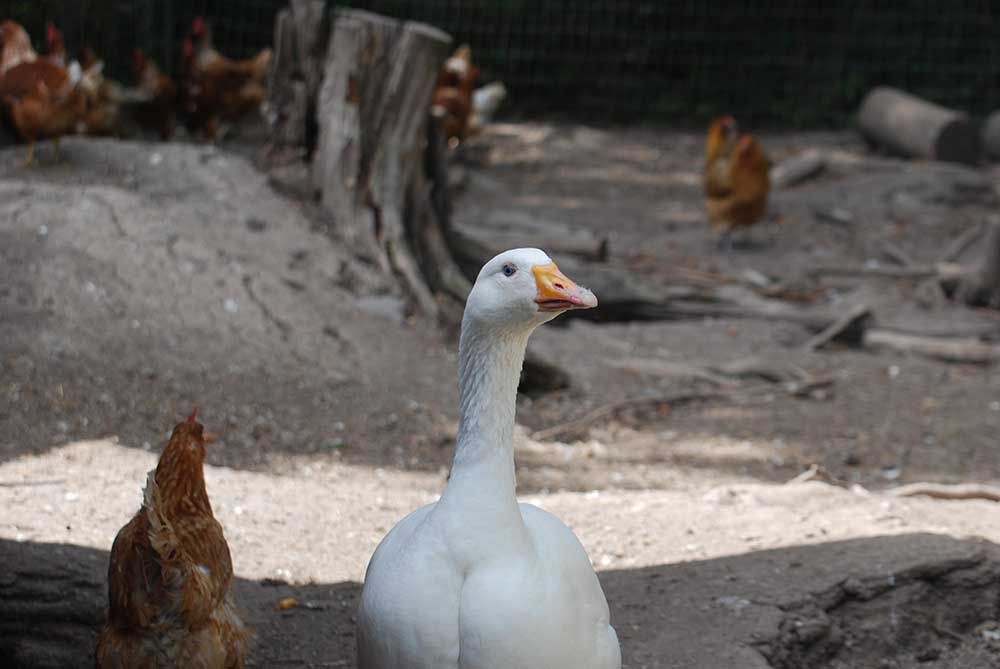
#> input picture Chapters/2.08 Singular Value Decomposition/test_svd.jpg, 1000 x 669 px
$ jupyter execute --allow-errors '2.8 Singular Value Decomposition.ipynb'   (shell and % lines are left out)   (Python 2 division)
#> lines starting #> are read from the running program, lines starting #| are printed output that depends on the picture
[cell 1]
import numpy as np
import matplotlib.pyplot as plt
import seaborn as sns

[cell 2]
# Plot style
sns.set()
%pylab inline
#> (the rest of this cell did not finish here and is left out)

[cell 3]
def plotVectors(vecs, cols, alpha=1):
    """
    Plot set of vectors.

    Parameters
    ----------
    vecs : array-like
        Coordinates of the vectors to plot. Each vectors is in an array. For
        instance: [[1, 3], [2, 2]] can be used to plot 2 vectors.
    cols : array-like
        Colors of the vectors. For instance: ['red', 'blue'] will display the
        first vector in red and the second in blue.
    alpha : float
        Opacity of vectors

    Returns:

    fig : instance of matplotlib.figure.Figure
        The figure of the vectors
    """
    plt.axvline(x=0, color='#A9A9A9', zorder=0)
    plt.axhline(y=0, color='#A9A9A9', zorder=0)

    for i in range(len(vecs)):
        if (isinstance(alpha, list)):
            alpha_i = alpha[i]
        else:
            alpha_i = alpha
        x = np.concatenate([[0,0],vecs[i]])
        plt.quiver([x[0]],
                   [x[1]],
                   [x[2]],
                   [x[3]],
                   angles='xy', scale_units='xy', scale=1, color=cols[i],
                  alpha=alpha_i)

$$
\newcommand\bs[1]{\boldsymbol{#1}}
$$

# Introduction

The last chapter was a lot of fun! This one will be a bit less heavy. We will see another way to decompose matrices: the Singular Value Decomposition or SVD. Since the beginning of this series, I emphasized the fact that you can see matrices as linear transformation in space. With the SVD, you decompose a matrix in three other matrices. You can see these new matrices as *sub-transformations* of the space. Instead of doing the transformation in one movement, we decompose it in three movements. As a bonus, we will apply the SVD to image processing. We will see the effect of SVD on an image of Lucy the goose (it is just a goose named Lucy...) so keep on reading!

# 2.8 Singular Value Decomposition

<em>The unit circle and its transformation by a matrix.</em>

We saw in [2.7](https://hadrienj.github.io/posts/Deep-Learning-Book-Series-2.7-Eigendecomposition/) that the eigendecomposition can be done only for square matrices. The way to go to decompose other types of matrices that can't be decomposed with eigendecomposition is to use **Singular Value Decomposition** (SVD).

We will decompose $\bs{A}$ into 3 matrices (instead of two with eigendecomposition):

<em>The singular value decomposition</em>

The matrices $\bs{U}$, $\bs{D}$, and $\bs{V}$ have the following properties:

- $\bs{U}$ and $\bs{V}$ are orthogonal matrices ($\bs{U}^\text{T}=\bs{U}^{-1}$ and $\bs{V}^\text{T}=\bs{V}^{-1}$; see [2.6](https://hadrienj.github.io/posts/Deep-Learning-Book-Series-2.6-Special-Kinds-of-Matrices-and-Vectors/) for more details about orthogonal matrices)

- $\bs{D}$ is a diagonal matrix (all 0 except the diagonal ; see [2.6](https://hadrienj.github.io/posts/Deep-Learning-Book-Series-2.6-Special-Kinds-of-Matrices-and-Vectors/)). However $\bs{D}$ is not necessarily square.

The columns of $\bs{U}$ are called the left-singular vectors of $\bs{A}$ while the columns of $\bs{V}$ are the right-singular vectors of $\bs{A}$. The values along the diagonal of $\bs{D}$ are the singular values of $\bs{A}$.

Here are the dimensions of the factorization:

<em>The dimensions of the singular value decomposition</em>

The diagonal matrix of singular values is not square but have the shape of $\bs{A}$. Look at the example provided in the [Numpy doc](https://docs.scipy.org/doc/numpy/reference/generated/numpy.linalg.svd.html) to see that they create a matrix of zeros with the same shape as $\bs{A}$ and fill it with the singular values:

```python
smat = np.zeros((9, 6), dtype=complex)
smat[:6, :6] = np.diag(s)
```

# Intuition

I think that the intuition behind the singular value decomposition needs some explanations about the idea of matrix transformation. For that reason, here are several examples showing how the space can be transformed by 2D square matrices. Hopefully, this will lead to a better understanding of this statement: $\bs{A}$ is a matrix that can be seen as a linear transformation. This transformation can be decomposed in three sub-transformations: 1. rotation, 2. re-scaling, 3. rotation. These three steps correspond to the three matrices $\bs{U}$, $\bs{D}$, and $\bs{V}$.

<span class='pquote'>
    $\bs{A}$ is a matrix that can be seen as a linear transformation. This transformation can be decomposed in three sub-transformations: 1. rotation, 2. re-scaling, 3. rotation. These three steps correspond to the three matrices $\bs{U}$, $\bs{D}$, and $\bs{V}$.
</span>

You can look at [this animation](https://en.wikipedia.org/wiki/Singular-value_decomposition) from the Wikipedia article on the SVD. If you scroll down the page you will see each step.

### Every matrix can be seen as a linear transformation

You can see a matrix as a specific linear transformation. When you *apply* this matrix to a vector or to another matrix you will apply this linear transformation to it.

### Example 1.

We will modify the vector:

$$
\bs{v}=\begin{bmatrix}
    x\\\\
    y
\end{bmatrix}
$$

by applying the matrix:

$$
\begin{bmatrix}
    2 & 0\\\\
    0 & 2
\end{bmatrix}
$$

We will have:

$$
\begin{bmatrix}
    x'\\\\
    y'
\end{bmatrix}=\begin{bmatrix}
    2 & 0\\\\
    0 & 2
\end{bmatrix}
\begin{bmatrix}
    x\\\\
    y
\end{bmatrix}=
\begin{bmatrix}
    2x + 0y\\\\
    0x + 2y
\end{bmatrix}=
\begin{bmatrix}
    2x\\\\
    2y
\end{bmatrix}
$$

We see that applying the matrix:

$$
\begin{bmatrix}
    2 & 0\\\\
    0 & 2
\end{bmatrix}
$$

just doubled each coordinate of our vector. Here are the graphical representation of $\bs{v}$ and its transformation $\bs{w}$:

<em>Applying the matrix on the vector multiplied each coordinate by two</em>

You can look at other examples of simple transformations on vectors and unit circle in [this video](https://www.youtube.com/watch?v=kJIUbtSowRg).

### Example 2.

To represent the linear transformation associated with matrices we can also draw the unit circle and see how a matrix can transform it (see the BONUS in [2.7](https://hadrienj.github.io/posts/Deep-Learning-Book-Series-2.7-Eigendecomposition/)). The unit circle represents the coordinates of every unit vectors (vector of length 1, see [2.6](https://hadrienj.github.io/posts/Deep-Learning-Book-Series-2.6-Special-Kinds-of-Matrices-and-Vectors/)).

<em>The unit circle</em>

It is then possible to apply a matrix to all these unit vectors to see the kind of deformation it will produce.

Again, let's apply the matrix:

$$
\begin{bmatrix}
    2 & 0\\\\
    0 & 2
\end{bmatrix}
$$

to the unit circle:

$$
\begin{bmatrix}
    x'\\\\
    y'
\end{bmatrix}=
\begin{bmatrix}
    2 & 0\\\\
    0 & 2
\end{bmatrix}
\begin{bmatrix}
    x\\\\
    y
\end{bmatrix}=
\begin{bmatrix}
    2x\\\\
    2y
\end{bmatrix}
$$

<em>Another representation of the effect of the matrix: each coordinate of the unit circle was multiplied by two</em>

We can see that the matrix doubled the size of the circle. But in some transformations, the change applied to the $x$ coordinate is different from the change applied to the $y$ coordinate. Let's see what it means graphically.

### Example 3.

We will apply the matrix:

$$
\begin{bmatrix}
    3 & 0\\\\
    0 & 2
\end{bmatrix}
$$

to the unit circle:

$$
\begin{bmatrix}
    x'\\\\
    y'
\end{bmatrix}=
\begin{bmatrix}
    3 & 0\\\\
    0 & 2
\end{bmatrix}\cdot
\begin{bmatrix}
    x\\\\
    y
\end{bmatrix}=
\begin{bmatrix}
    3x\\\\
    2y
\end{bmatrix}
$$

This gives the following new circle:

<em>This time the matrix didn't rescale each coordinate with the same weight</em>

We can check that with the equations associated with this matrix transformation. Let's say that the coordinates of the new circle (after transformation) are $x'$ and $y'$. The relation between the old coordinates ($x$, $y$) and the new coordinates ($x'$, $y'$) is:

$$
\begin{bmatrix}
    x'\\\\
    y'
\end{bmatrix}=
\begin{bmatrix}
    3x\\\\
    2y
\end{bmatrix}
\Leftrightarrow
\begin{cases}
x=\frac{x'}{3}\\\\
y=\frac{y'}{2}
\end{cases}
$$

We also know that the equation of the unit circle is $x^2+y^2=1$ (the norm of the unit vectors is 1, see [2.5](https://hadrienj.github.io/posts/Deep-Learning-Book-Series-2.5-Norms/)). By replacement we end up with:

$$
\begin{align*}
\left(\frac{x'}{3}\right)^2 + \left(\frac{y'}{2}\right)^2 = 1\\\\
\left(\frac{y'}{2}\right)^2 = 1 - \left(\frac{x'}{3}\right)^2\\\\
\frac{y'}{2} = \sqrt{1 - \left(\frac{x'}{3}\right)^2}\\\\
y' = 2\sqrt{1 - \left(\frac{x'}{3}\right)^2}
\end{align*}
$$

We can check that this equation corresponds to our transformed circle. Let's start by drawing the old circle. Its equation is:

$$
\begin{align*}
x^2+y^2=1\\\\
y^2=1-x^2\\\\
y=\sqrt{1-x^2}
\end{align*}
$$

[cell 4]
x = np.linspace(-1, 1, 100000)
y = np.sqrt(1-(x**2))
plt.plot(x, y, sns.color_palette().as_hex()[0])
plt.plot(x, -y, sns.color_palette().as_hex()[0])
plt.xlim(-1.5, 1.5)
plt.ylim(-1.5, 1.5)
plt.show()
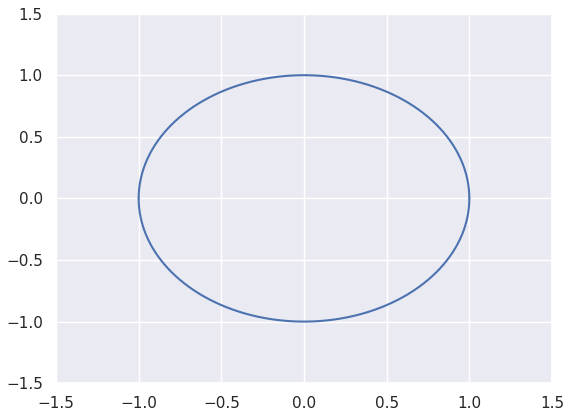
#> figure drawn by matplotlib, 1 panel; curve peaks at x = -1e-05, y = 1; curve peaks at x = -1, y = 0

So far so good!

*Coding tip*: You can see the trick to plot a circle here: you create the $x$ variable, then $y$ is defined from $x$. This means that for each $x$, the corresponding $y$ value is calculated (and thus $y$ has the same shape as $x$). Since the result of the square root can be negative or positive (for instance, 4 can be the result of $2^2$ but also of $(-2)^2$) we need to plot both solutions ($y$ and $-y$ in `plt.plot`). Note also that a lot of values are needed if we want the connection between the two demi-spheres. See also some discussion [here](https://stackoverflow.com/questions/32092899/plot-equation-showing-a-circle).

Now let's add the circle obtained after matrix transformation. We saw that it is defined with

$$
y = 2\sqrt{1 - \left(\frac{x}{3}\right)^2}
$$

[cell 5]
x1 = np.linspace(-3, 3, 100000)
y1 = 2*np.sqrt(1-((x1/3)**2))
plt.plot(x, y, sns.color_palette().as_hex()[0])
plt.plot(x, -y, sns.color_palette().as_hex()[0])
plt.plot(x1, y1, sns.color_palette().as_hex()[1])
plt.plot(x1, -y1, sns.color_palette().as_hex()[1])
plt.xlim(-4, 4)
plt.ylim(-4, 4)
plt.show()
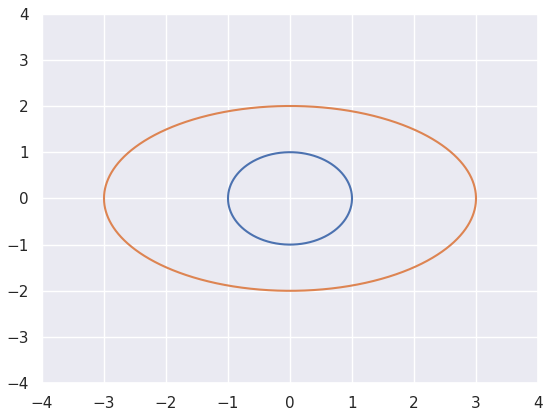
#> figure drawn by matplotlib, 1 panel; curve peaks at x = -1e-05, y = 1; curve peaks at x = -1, y = 0; curve peaks at x = -3e-05, y = 2

This shows that our transformation was correct.

Note that these examples used **diagonal matrices** (all zeros except the diagonal). The general rule is that the transformation associated with diagonal matrices imply only a rescaling of each coordinate **without rotation**. This is a first element to understand the SVD. Look again at the decomposition

<span class='pquote'>
    The transformation associated with diagonal matrices imply only a rescaling of each coordinate **without rotation**
</span>

We saw that the matrix $\bs{D}$ is a diagonal matrix. And we saw also that it corresponds to a rescaling without rotation.

### Example 4. rotation matrix

Matrices that are not diagonal can produce a rotation (see more details [here](https://en.wikipedia.org/wiki/Rotation_matrix)). Since it is easier to think about angles when we talk about rotation, we will use a matrix of the form

$$
R=
\begin{bmatrix}
    cos(\theta) & -sin(\theta)\\\\
    sin(\theta) & cos(\theta)
\end{bmatrix}
$$

This matrix will rotate our vectors or matrices counterclockwise through an angle $\theta$. Our new coordinates will be

$$
\begin{bmatrix}
    x'\\\\
    y'
\end{bmatrix}=
\begin{bmatrix}
    cos(\theta) & -sin(\theta)\\\\
    sin(\theta) & cos(\theta)
\end{bmatrix}
\begin{bmatrix}
    x\\\\
    y
\end{bmatrix}=
\begin{bmatrix}
    xcos(\theta) - ysin(\theta)\\\\
    xsin(\theta) + ycos(\theta)
\end{bmatrix}
$$

Let's rotate some vectors through an angle of $\theta = 45^\circ$.

Let's start with the vector $\bs{u}$ of coordinates $x=0$ and $y=1$ and the vector $\bs{v}$ of coordinates $x=1$ and $y=0$. The vectors $\bs{u'}$ $\bs{v'}$ are the rotated vectors.

<em>Counter clockwise rotation of the unit vectors with $\theta = 45^\circ$</em>

First, let's plot $\bs{u}$ and $\bs{v}$.

[cell 6]
orange = '#FF9A13'
blue = '#1190FF'

u = [1,0]
v = [0,1]

plotVectors([u, v], cols=[blue, blue])

plt.xlim(-1.5, 1.5)
plt.ylim(-1.5, 1.5)

plt.text(-0.25, 0.2, r'$\vec{u}$', color=blue, size=18)
plt.text(0.4, -0.25, r'$\vec{v}$', color=blue, size=18)
plt.show()
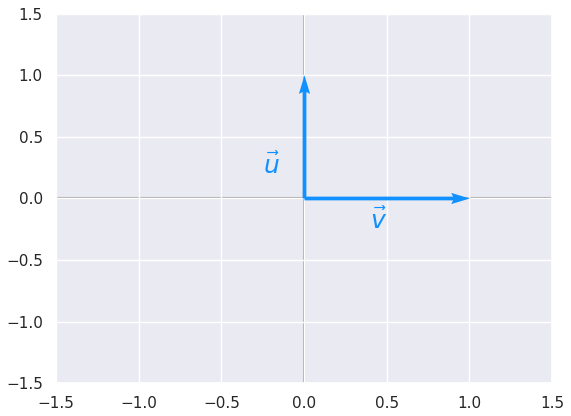
#> figure drawn by matplotlib, 1 panel

They are the <a href="https://en.wikipedia.org/wiki/Basis_(linear_algebra)">basis vectors</a> of our space. We will calculate the transformation of these vectors:

$$
\begin{cases}
u_x = 0\cdot cos(45) - 1\cdot sin(45)\\\\
u_y = 0\cdot sin(45) + 1\cdot cos(45)
\end{cases}
\Leftrightarrow
\begin{cases}
u_x = -sin(45)\\\\
u_y = cos(45)
\end{cases}
$$

$$
\begin{cases}
v_x = 1\cdot cos(45) - 0\cdot sin(45)\\\\
v_y = 1\cdot sin(45) + 0\cdot cos(45)
\end{cases}
\Leftrightarrow
\begin{cases}
v_x = cos(45)\\\\
v_y = sin(45)
\end{cases}
$$

We will now plot these new vectors to check that they are well our basis vectors rotated through an angle of $45^\circ$.

[cell 7]
u1 = [-np.sin(np.radians(45)), np.cos(np.radians(45))]
v1 = [np.cos(np.radians(45)), np.sin(np.radians(45))]

plotVectors([u1, v1], cols=[orange, orange])
plt.xlim(-1.5, 1.5)
plt.ylim(-1.5, 1.5)

plt.text(-0.7, 0.1, r"$\vec{u'}$", color=orange, size=18)
plt.text(0.4, 0.1, r"$\vec{v'}$", color=orange, size=18)
plt.show()

*Coding tip:* the numpy functions `sin` and `cos` take input in radians. We can convert our angle from degrees to radians with the function `np.radians()`.

We can also transform a circle. We will take a rescaled circle (the one from the example 3.) to be able to see the effect of the rotation.

<em>The effect of a rotation matrix on a rescaled circle</em>

[cell 8]
x = np.linspace(-3, 3, 100000)
y = 2*np.sqrt(1-((x/3)**2))

x1 = x*np.cos(np.radians(45)) - y*np.sin(np.radians(45))
y1 = x*np.sin(np.radians(45)) + y*np.cos(np.radians(45))

x1_neg = x*np.cos(np.radians(45)) - -y*np.sin(np.radians(45))
y1_neg = x*np.sin(np.radians(45)) + -y*np.cos(np.radians(45))

u1 = [-2*np.sin(np.radians(45)), 2*np.cos(np.radians(45))]
v1 = [3*np.cos(np.radians(45)), 3*np.sin(np.radians(45))]

plotVectors([u1, v1], cols=['#FF9A13', '#FF9A13'])

plt.plot(x, y, '#1190FF')
plt.plot(x, -y, '#1190FF')

plt.plot(x1, y1, '#FF9A13')
plt.plot(x1_neg, y1_neg, '#FF9A13')

plt.xlim(-4, 4)
plt.ylim(-4, 4)
plt.show()

We can see that the circle has been rotated by an angle of $45^\circ$. We have chosen the length of the vectors from the rescaling weight from example 3 (factor 3 and 2) to match the circle.

### Summary

I hope that you got how vectors and matrices can be transformed by rotating or scaling matrices. The SVD can be seen as the decomposition of one complex transformation in 3 simpler transformations (a rotation, a scaling and another rotation).

Note that we took only square matrices. The SVD can be done even with non square matrices but it is harder to represent transformation associated with non square matrices. For instance, a 3 by 2 matrix will map a 2D space to a 3D space.

<em>A non square matrix change the number of dimensions of the input</em>

# The three transformations

Now that the link between matrices and linear transformation is clearer we can check that a transformation associated with a matrix can be decomposed with the help of the SVD.

But first let's create a function that takes a 2D matrix as an input and draw the unit circle transformation when we apply this matrix to it. It will be useful to visualize the transformations.

[cell 9]
def matrixToPlot(matrix, vectorsCol=['#FF9A13', '#1190FF']):
    """
    Modify the unit circle and basis vector by applying a matrix.
    Visualize the effect of the matrix in 2D.

    Parameters
    ----------
    matrix : array-like
        2D matrix to apply to the unit circle.
    vectorsCol : HEX color code
        Color of the basis vectors

    Returns:

    fig : instance of matplotlib.figure.Figure
        The figure containing modified unit circle and basis vectors.
    """
    # Unit circle
    x = np.linspace(-1, 1, 100000)
    y = np.sqrt(1-(x**2))

    # Modified unit circle (separate negative and positive parts)
    x1 = matrix[0,0]*x + matrix[0,1]*y
    y1 = matrix[1,0]*x + matrix[1,1]*y
    x1_neg = matrix[0,0]*x - matrix[0,1]*y
    y1_neg = matrix[1,0]*x - matrix[1,1]*y

    # Vectors
    u1 = [matrix[0,0],matrix[1,0]]
    v1 = [matrix[0,1],matrix[1,1]]

    plotVectors([u1, v1], cols=[vectorsCol[0], vectorsCol[1]])

    plt.plot(x1, y1, 'g', alpha=0.5)
    plt.plot(x1_neg, y1_neg, 'g', alpha=0.5)

We can use it to check that the three transformations given by the SVD are equivalent to the transformation done with the original matrix. We will also draw each step of the SVD to see the independant effect of the first rotation, the scaling and the second rotation.

We will use the matrix:

$$
\bs{A}=\begin{bmatrix}
    3 & 7\\\\
    5 & 2
\end{bmatrix}
$$

and plot the unit circle and its transformation by $\bs{A}$:

[cell 10]
A = np.array([[3, 7], [5, 2]])

print 'Unit circle:'
matrixToPlot(np.array([[1, 0], [0, 1]]))
plt.xlim(-1.5, 1.5)
plt.ylim(-1.5, 1.5)
plt.show()

print 'Unit circle transformed by A:'
matrixToPlot(A)
plt.xlim(-8, 8)
plt.ylim(-8, 8)
plt.show()

This is what we get when we apply the matrix $\bs{A}$ to the unit circle and the basis vectors. We can see that the two base vectors are not necessarily rotated the same way. This is related to the sign of the determinant of the matrix (see [2.11](https://hadrienj.github.io/posts/Deep-Learning-Book-Series-2.11-The-determinant/)).

Let's now compute the SVD of $\bs{A}$:

[cell 11]
U, D, V = np.linalg.svd(A)
U

[cell 12]
D

[cell 13]
V

We can now look at the sub-transformations by looking at the effect of the matrices $\bs{U}$, $\bs{D}$ and $\bs{V}$ in the reverse order. Note that it returns the right singular vector **already transposed** (see the [doc](https://docs.scipy.org/doc/numpy-1.13.0/reference/generated/numpy.linalg.svd.html)).

[cell 14]
# Unit circle
print 'Unit circle:'
matrixToPlot(np.array([[1, 0], [0, 1]]))
plt.xlim(-1.5, 1.5)
plt.ylim(-1.5, 1.5)
plt.show()

print 'First rotation:'
matrixToPlot(V)
plt.xlim(-1.5, 1.5)
plt.ylim(-1.5, 1.5)
plt.show()

print 'Scaling:'
matrixToPlot(np.diag(D).dot(V))
plt.xlim(-9, 9)
plt.ylim(-9, 9)
plt.show()

print 'Second rotation:'
matrixToPlot(U.dot(np.diag(D)).dot(V))
plt.xlim(-8, 8)
plt.ylim(-8, 8)
plt.show()

Just to be sure, you can compare this last step with the transformation by $\bs{A}$. Fortunately, you will see that the result is the same:

[cell 15]
matrixToPlot(A)
plt.xlim(-8, 8)
plt.ylim(-8, 8)
plt.show()

# Singular values interpretation

The singular values are ordered by descending order. They correspond to a new set of features (that are a linear combination of the original features) with the first feature explaining most of the variance. For instance from the last example we can visualize these new features. The major axis of the elipse will be the first left singular vector ($u_1$) and its norm will be the first singular value ($\sigma_1$).

[cell 16]
u1 = [D[0]*U[0,0], D[0]*U[0,1]]
v1 = [D[1]*U[1,0], D[1]*U[1,1]]

plotVectors([u1, v1], cols=['black', 'black'])

matrixToPlot(A)

plt.text(-5, -4, r"$\sigma_1u_1$", size=18)
plt.text(-4, 1, r"$\sigma_2u_2$", size=18)

plt.xlim(-8, 8)
plt.ylim(-8, 8)
plt.show()

They are the major ($\sigma_1u_1$) and minor ($\sigma_2u_2$) axes of the elipse. We can see that the feature corresponding to this major axis is associated with more variance (the range of value on this axis is bigger than the other). See [2.12](https://hadrienj.github.io/posts/Deep-Learning-Book-Series-2.12-Example-Principal-Components-Analysis/) for more details about the variance explained.

# SVD and eigendecomposition

Now that we understand the kind of decomposition done with the SVD, we want to know how the sub-transformations are found.

The matrices $\bs{U}$, $\bs{D}$ and $\bs{V}$ can be found by transforming $\bs{A}$ in a square matrix and by computing the eigenvectors of this square matrix. The square matrix can be obtain by multiplying the matrix $\bs{A}$ by its transpose in one way or the other:

- $\bs{U}$ corresponds to the eigenvectors of $\bs{AA}^\text{T}$
- $\bs{V}$ corresponds to the eigenvectors of $\bs{A^\text{T}A}$
- $\bs{D}$ corresponds to the eigenvalues $\bs{AA}^\text{T}$ or $\bs{A^\text{T}A}$ which are the same.

Let's take an example of a non square matrix:

$$
\bs{A}=\begin{bmatrix}
    7 & 2\\\\
    3 & 4\\\\
    5 & 3
\end{bmatrix}
$$

The singular value decomposition can be done with the `linalg.svd()` function from Numpy (note that `np.linalg.eig(A)` works only on square matrices and will give an error for `A`).

[cell 17]
A = np.array([[7, 2], [3, 4], [5, 3]])
U, D, V = np.linalg.svd(A)
U

[cell 18]
D

[cell 19]
V

## The left-singular values

The left-singular values of $\bs{A}$ correspond to the eigenvectors of $\bs{AA}^\text{T}$.

### Example 5.

Note that the sign difference comes from the fact that eigenvectors are not unique. The `linalg` functions from Numpy return the normalized eigenvectors. Scaling by `-1` doesn't change their direction or the fact that they are unit vectors.

[cell 20]
U, D, V = np.linalg.svd(A)

Left singular vectors of A:

[cell 21]
U

Eigenvectors of AA_transpose:

[cell 22]
np.linalg.eig(A.dot(A.T))[1]

## The right-singular values

The right-singular values of $\bs{A}$ correspond to the eigenvectors of $\bs{A}^\text{T}\bs{A}$.

### Example 6.

[cell 23]
U, D, V = np.linalg.svd(A)

Right singular vectors of A:

[cell 24]
V

Eigenvectors of A_transposeA:

[cell 25]
np.linalg.eig(A.T.dot(A))[1]

## The nonzero singular values

The nonzero singular values of $\bs{A}$ are the square roots of the eigenvalues of $\bs{A}^\text{T}\bs{A}$ and $\bs{AA}^\text{T}$.

### Example 7.

[cell 26]
U, D, V = np.linalg.svd(A)
D

Eigenvalues of A_transposeA:

[cell 27]
np.linalg.eig(A.T.dot(A))[0]

Eigenvalues of AA_transpose:

[cell 28]
np.linalg.eig(A.dot(A.T))[0]

Square root of the eigenvalues:

[cell 29]
np.sqrt(np.linalg.eig(A.T.dot(A))[0])

# BONUS: Apply the SVD on images

In this example, we will use the SVD to extract the more important features from the image. It is nice to see the effect of the SVD on something very visual. The code is inspired/taken from [this blog post](https://www.frankcleary.com/svdimage/).

Let's start by loading an image in python and convert it to a Numpy array. We will convert it to grayscale to have one dimension per pixel. The shape of the matrix corresponds to the dimension of the image filled with intensity values: 1 cell per pixel.

[cell 30]
from PIL import Image

plt.style.use('classic')
img = Image.open('test_svd.jpg')
#> img is the input picture: PIL image 1000x669 RGB; mean R, G, B 102.1, 97.2, 94.2
# convert image to grayscale
imggray = img.convert('LA')
#> (the rest of the program and of its run is left out)
